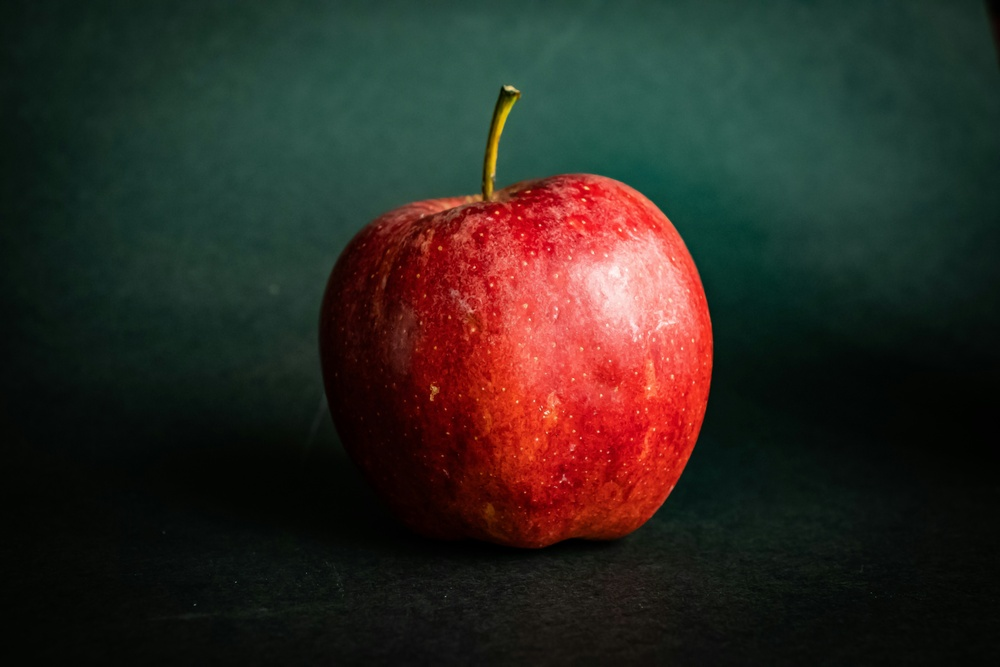
#> input picture Images/apple.jpg, 1000 x 667 px, shrunk from 6000 x 4000 before the run, found by its file name; its folder holds 4 pictures in this run
$ python IMGcrop.py
#> lines starting #> are read from the running program, lines starting #| are printed output that depends on the picture
import cv2
import os
import time

input_folder = "/home/saladbot/eceproject/ECE4300_FinalProject/Images/"
output_folder = "/home/saladbot/eceproject/ECE4300_FinalProject/Images/cropIMGDone"

os.makedirs(output_folder, exist_ok=True)

start_time = cv2.getTickCount()

for filename in os.listdir(input_folder):
    if filename.lower().endswith(('.jpg', '.jpeg', '.png', '.bmp', '.gif')):

        image_path = os.path.join(input_folder, filename)
        image = cv2.imread(image_path)
#> image is the input picture: shape (667, 1000, 3); mean B, G, R 34.2, 40.5, 45.7

        width = int(image.shape[1] * 0.25)
#> width = 250
        height = int(image.shape[0] * 0.25)
#> height = 166

        startX = (image.shape[1] - width) // 2
#> startX = 375
        startY = (image.shape[0] - height) // 2
#> startY = 250

        if startX + width > image.shape[1]:
            width = image.shape[1] - startX
        if startY + height > image.shape[0]:
            height = image.shape[0] - startY

        cropped = image[startY:startY+height, startX:startX+width]
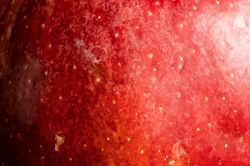
#> cropped: shape (166, 250, 3); mean B, G, R 52.6, 58.8, 180.8

        output_path = os.path.join(output_folder, filename)
        cv2.imwrite(output_path, cropped)

        print(f"Image cropped, new image saved: {output_path}")

end_time = cv2.getTickCount()
execution_time = (end_time - start_time) / cv2.getTickFrequency()

print(f"Execution Time: {execution_time} seconds")
